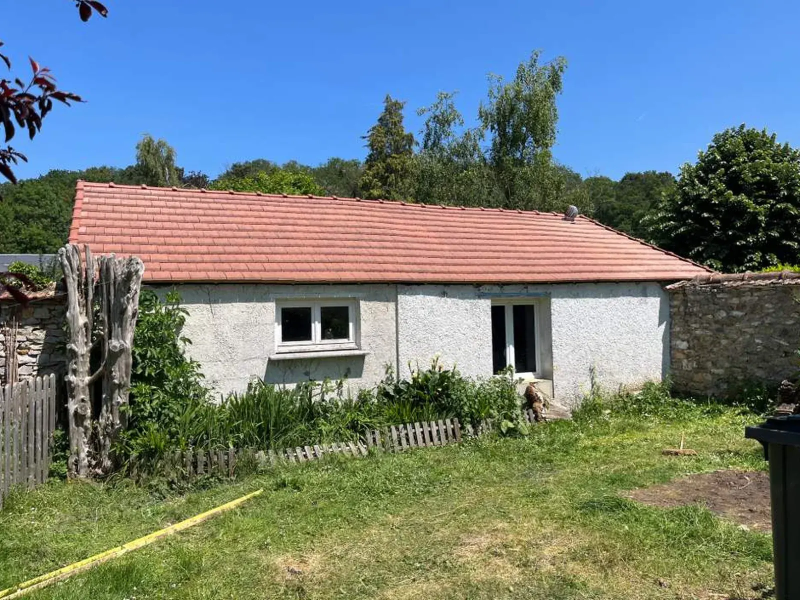
#> input picture assets/img/apres-refection-toiture-longere-tuile-neuve.webp, 1600 x 1200 px (shown at 1/2 size); its folder holds only this picture in this run
$ python images.py ../assets/img/apres-refection-toiture-longere-tuile-neuve.webp
#> lines starting #> are read from the running program, lines starting #| are printed output that depends on the picture
#!/usr/bin/env python3
"""
Génère les déclinaisons responsives (AVIF + WebP) de assets/img/ et réécrit
les <img> des pages en <picture> avec srcset/sizes.

    python3 tools/images.py

Idempotent : relancer après avoir ajouté ou remplacé une photo.
Les fichiers sources sont les .webp « pleine taille » de assets/img/ ;
les déclinaisons vivent dans assets/img/r/.
"""
import os, re, sys, glob, shutil
from PIL import Image

ROOT = os.path.dirname(os.path.dirname(os.path.abspath(__file__)))
IMG = os.path.join(ROOT, 'assets', 'img')
OUT = os.path.join(IMG, 'r')
WIDTHS = [480, 768, 1100, 1600, 2000]

# largeur d'affichage selon le contexte, pour que le navigateur choisisse juste
SIZES = [
    ('shot--main',   '(max-width:1080px) 88vw, 40vw'),
    ('shot--detail', '(max-width:1080px) 42vw, 19vw'),
    ('frame--wide',  '(max-width:1240px) 92vw, 1112px'),
    ('frame--small', '(max-width:1080px) 40vw, 18vw'),
    ('frame',        '(max-width:1080px) 92vw, 48vw'),
    ('ba__',         '(max-width:1240px) 92vw, 1112px'),
    ('about__media', '(max-width:1080px) 88vw, 34vw'),
    ('gal__i',       '(max-width:760px) 46vw, (max-width:1080px) 30vw, 23vw'),
    ('hubrow__img',  '112px'),
    ('hubfeat__img', '(max-width:760px) 92vw, 46vw'),
    ('band__bg',     '100vw'),
    ('hero__bg',     '100vw'),
    ('scard__img',   '(max-width:640px) 92vw, (max-width:1080px) 46vw, 31vw'),
    ('quote__bg',    '100vw'),
    ('urgence__bg',  '100vw'),
]
DEFAULT_SIZES = '(max-width:1080px) 92vw, 48vw'


def derivatives(regen=True):
#> called with regen = True
    if not regen and os.path.isdir(OUT):
        made = {}
        for src in sorted(glob.glob(os.path.join(IMG, '*.webp'))):
            name = os.path.splitext(os.path.basename(src))[0]
            ws = sorted(int(re.search(r'-(\d+)\.webp$', f).group(1))
                        for f in glob.glob(os.path.join(OUT, name + '-*.webp')))
            if ws:
                made[os.path.basename(src)] = [(w, 0) for w in ws]
        return made
    if os.path.isdir(OUT):
        shutil.rmtree(OUT)
    os.makedirs(OUT)
    made = {}
    for src in sorted(glob.glob(os.path.join(IMG, '*.webp'))):
        name = os.path.splitext(os.path.basename(src))[0]
        im = Image.open(src).convert('RGB')
#> im is the input picture: PIL image 1600x1200 RGB; mean R, G, B 112.6, 126.1, 124.6
        widths = sorted({w for w in WIDTHS if w < im.width} | {im.width})
#> widths = [480, 768, 1100, 1600]
        made[os.path.basename(src)] = []
        for w in widths:
            h = round(im.height * w / im.width)
            rs = im.resize((w, h), Image.LANCZOS)
            wp = os.path.join(OUT, f'{name}-{w}.webp')
            av = os.path.join(OUT, f'{name}-{w}.avif')
            rs.save(wp, 'WEBP', quality=76, method=6)
            rs.save(av, 'AVIF', quality=52, speed=4)
            made[os.path.basename(src)].append((w, h))
#> this loop made 1 pass
#> pass 1, in derivatives, `rs = im.resize((w, h), Image.LANCZOS)`:
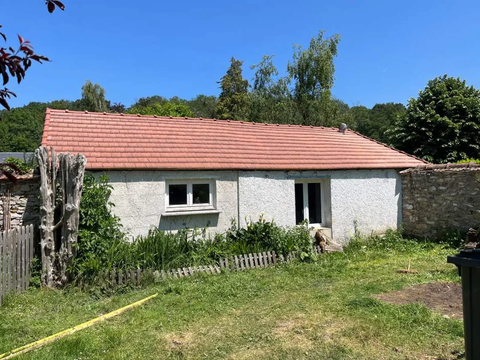
#> rs: PIL image 480x360 RGB; mean R, G, B 112.6, 126.1, 124.6
    return made


IMG_RE = re.compile(r'<img\b[^>]*?src="((?:\.\./)*)assets/img/([A-Za-z0-9@._-]+\.webp)"[^>]*?>', re.S)


# [46 lines left out: functions sizes_for, rewrite, not called in this run]


if __name__ == '__main__':
    regen = '--keep' not in sys.argv
#> (the run stopped early here; a loop or call above may not have finished)

$ run again, on assets/img/charpente-ancienne-sous-toiture.webp
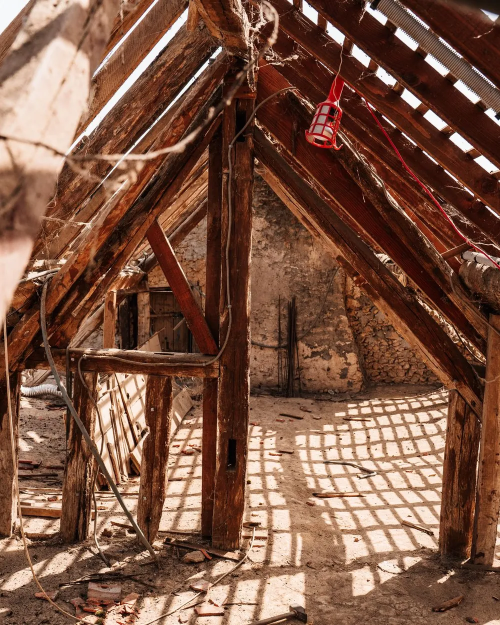
#> input picture assets/img/charpente-ancienne-sous-toiture.webp, 1000 x 1250 px (shown at 1/2 size)
#> in derivatives, im is the input picture: PIL image 1000x1250 RGB; mean R, G, B 124.5, 85.6, 67
#> the loop in derivatives, `for w in widths:` made 1 pass
#> pass 1, in derivatives, `rs = im.resize((w, h), Image.LANCZOS)`:
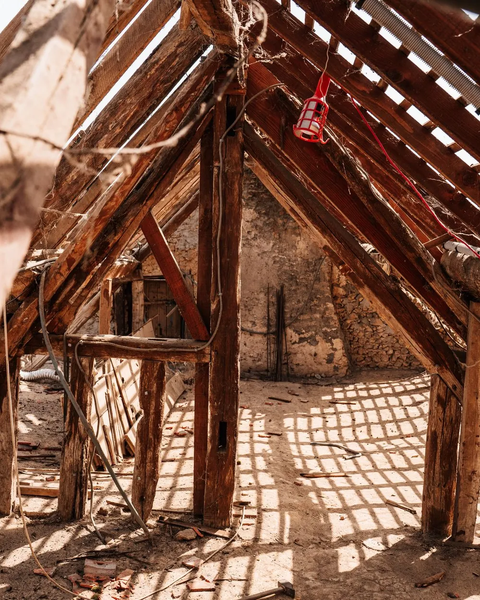
#> rs: PIL image 480x600 RGB; mean R, G, B 124.5, 85.6, 67

$ run again, on assets/img/charpente-auvent-chene-maison-pierre.webp
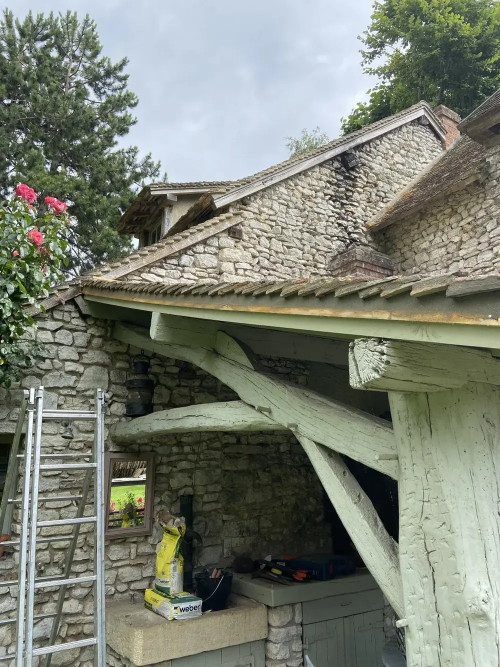
#> input picture assets/img/charpente-auvent-chene-maison-pierre.webp, 1000 x 1333 px (shown at 1/2 size)
#> in derivatives, im is the input picture: PIL image 1000x1333 RGB; mean R, G, B 123.6, 128.5, 116.2
#> the loop in derivatives, `for w in widths:` made 1 pass
#> pass 1, in derivatives, `rs = im.resize((w, h), Image.LANCZOS)`:
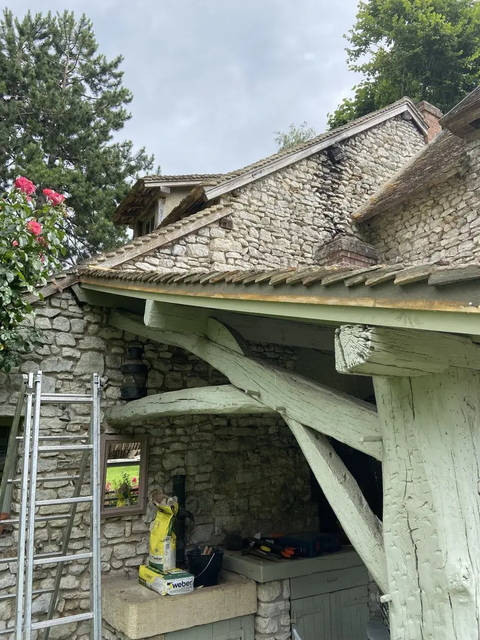
#> rs: PIL image 480x640 RGB; mean R, G, B 123.6, 128.5, 116.2

$ run again, on assets/img/cheminees-toiture-controle.webp
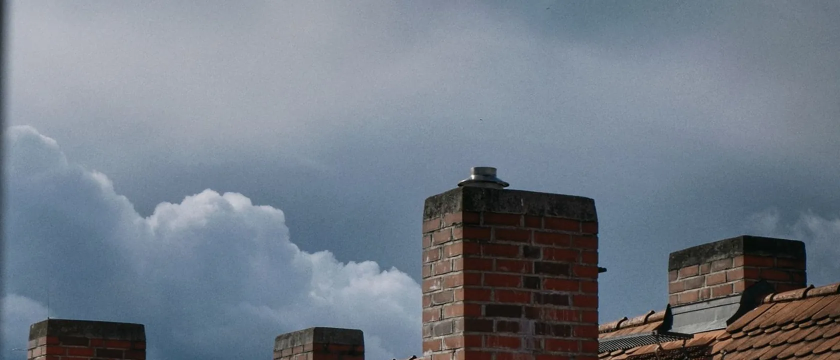
#> input picture assets/img/cheminees-toiture-controle.webp, 1680 x 720 px (shown at 1/2 size)
#> in derivatives, im is the input picture: PIL image 1680x720 RGB; mean R, G, B 113.4, 122.5, 133.8
#> the loop in derivatives, `for w in widths:` made 1 pass
#> pass 1, in derivatives, `rs = im.resize((w, h), Image.LANCZOS)`:
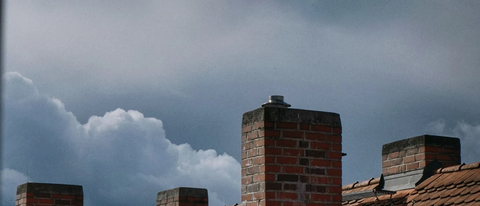
#> rs: PIL image 480x206 RGB; mean R, G, B 113.4, 122.5, 133.8

$ run again, on assets/img/avant-refection-toiture-longere-mousse.webp
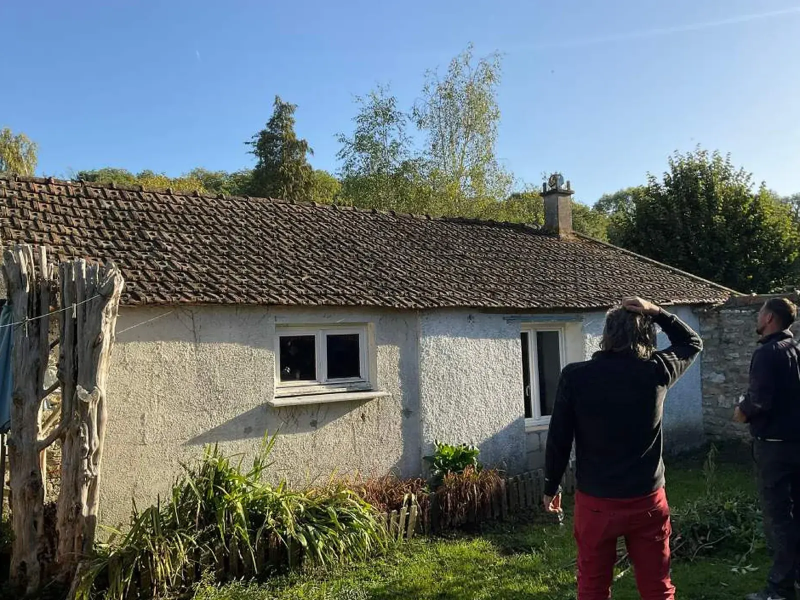
#> input picture assets/img/avant-refection-toiture-longere-mousse.webp, 1600 x 1200 px (shown at 1/2 size)
#> in derivatives, im is the input picture: PIL image 1600x1200 RGB; mean R, G, B 100.6, 109.9, 112
#> the loop in derivatives, `for w in widths:` made 1 pass
#> pass 1, in derivatives, `rs = im.resize((w, h), Image.LANCZOS)`:
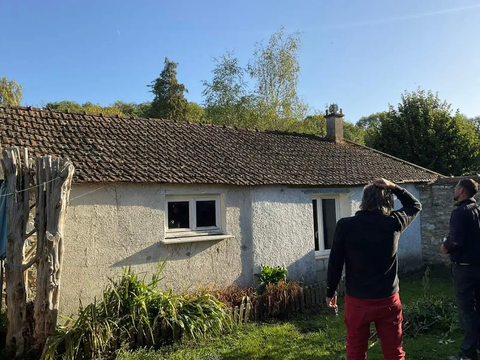
#> rs: PIL image 480x360 RGB; mean R, G, B 100.6, 110, 112
